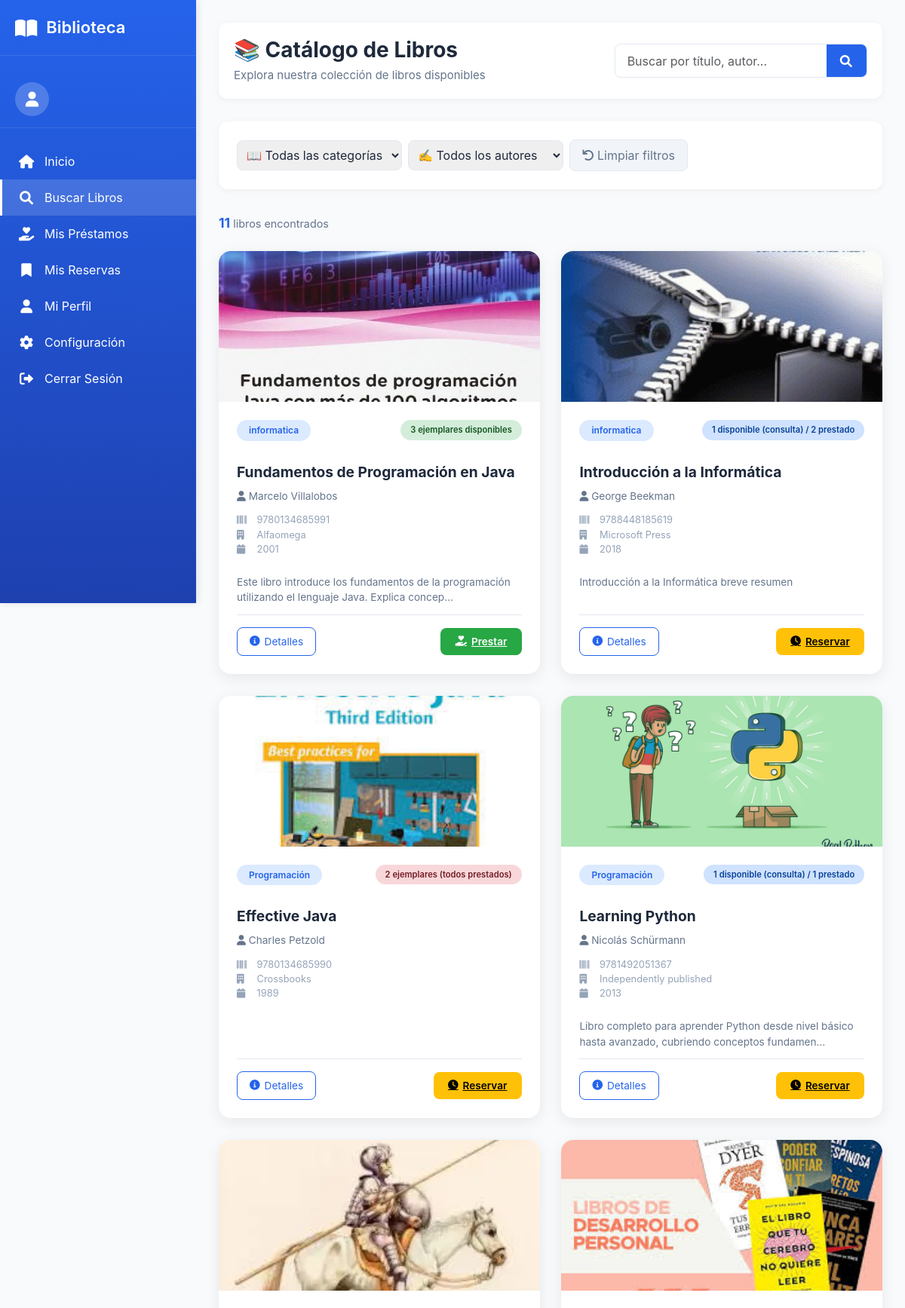
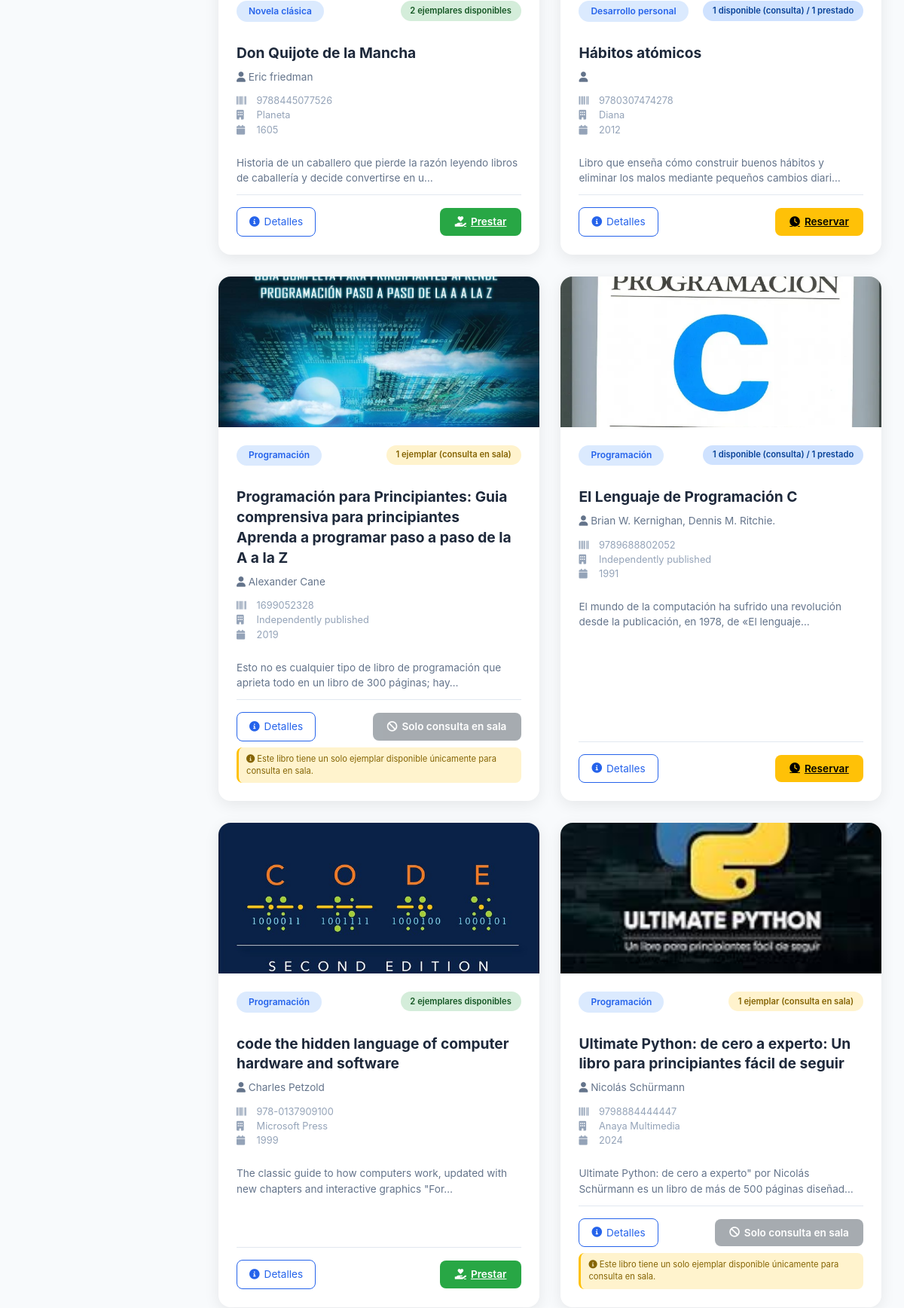
Screenshot of /catalogo/ (upper part) with the database file from the repository (2 pictures, top to bottom).
### catalogo/models.py (models this page shows, shortened)
class Categoria(models.Model):
    nombre = models.CharField(
        max_length=100,
        unique=True,
        verbose_name="Nombre de la categoría"
    )
    class Meta:
        verbose_name = "Categoría"
        verbose_name_plural = "Categorías"
        ordering = ['nombre']

class Libro(models.Model):
    activo = models.BooleanField(default=True, verbose_name="Activo")
    motivo_baja = models.TextField(
        blank=True,
        null=True,
        verbose_name="Motivo de baja"
    )
    isbn = models.CharField(
        max_length=20,
        unique=True,
        verbose_name="ISBN"
    )
    titulo = models.CharField(
        max_length=200,
        verbose_name="Título"
    )
    anio_publicacion = models.IntegerField(
        blank=True,
        null=True,
        verbose_name="Año de publicación"
    )
    descripcion = models.TextField(
        blank=True,
        null=True,
        verbose_name="Descripción / Sinopsis",
        help_text="Breve descripción o sinopsis del libro"
    )
    editorial = models.ForeignKey(
        Editorial,
        on_delete=models.PROTECT,
        verbose_name="Editorial"
    )
    categoria = models.ForeignKey(
        Categoria,
        on_delete=models.PROTECT,
        verbose_name="Categoría"
    )
    autores = models.ManyToManyField(
        Autor,
        through='LibroAutor',
        verbose_name="Autores"
    )
    imagen = models.ImageField(
        upload_to='libros/',
        blank=True,
        null=True,
        verbose_name="Imagen de tapa"
    )
    cantidad_total = models.IntegerField(
        default=0,
        verbose_name="Total de ejemplares"
    )
    inventario_disponible = models.IntegerField(
        default=0,
        verbose_name="Ejemplares disponibles"
    )
    class Meta:
        verbose_name = "Libro"
        verbose_name_plural = "Libros"

class Autor(models.Model):
    nombre = models.CharField(max_length=100)
    apellido = models.CharField(max_length=100)
    class Meta:
        verbose_name = "Autor"
        verbose_name_plural = "Autores"
    @property
    def nombre_completo(self):
        return f"{self.nombre} {self.apellido}"

class Editorial(models.Model):
    nombre = models.CharField(
        max_length=100,
        unique=True,
        verbose_name="Nombre de la editorial"
    )
    class Meta:
        verbose_name = "Editorial"
        verbose_name_plural = "Editoriales"

### catalogo/views.py (the view)
# urls.py: path('', views.catalogo_lista, name='catalogo_lista'),
def catalogo_lista(request):
    libros = Libro.objects.filter(
        activo=True,
        ejemplares__isnull=False
    ).distinct().order_by('-id')
    categorias = Categoria.objects.all()
    autores = Autor.objects.all()
    categoria_id = request.GET.get('categoria')
    autor_id = request.GET.get('autor')
    busqueda = request.GET.get('q')
    if categoria_id:
        libros = libros.filter(categoria_id=categoria_id)
    if autor_id:
        libros = libros.filter(autores__id=autor_id)
    if busqueda:
        libros = libros.filter(titulo__icontains=busqueda) | \
                 libros.filter(autores__nombre__icontains=busqueda) | \
                 libros.filter(autores__apellido__icontains=busqueda)
    libros_con_stock = []
    for libro in libros:
        total = Ejemplar.objects.filter(libro=libro).count()
        disponibles = Ejemplar.objects.filter(libro=libro, disponibilidad='DISPONIBLE').count()
        libro_data = {
            'id': libro.id,
            'isbn': libro.isbn,
            'titulo': libro.titulo,
            'anio_publicacion': libro.anio_publicacion,
            'descripcion': libro.descripcion,
            'editorial': libro.editorial,
            'categoria': libro.categoria,
            'autores': libro.autores.all(),
            'imagen': libro.imagen,
            'ejemplares_totales': total,
            'ejemplares_disponibles': disponibles,
            'total_ejemplares': total,
            'primer_ejemplar_disponible': Ejemplar.objects.filter(
                libro=libro,
                disponibilidad='DISPONIBLE'
            ).first(),
            'activo': libro.activo,
        }
        libros_con_stock.append(libro_data)
    context = {
        'libros': libros_con_stock,
        'categorias': categorias,
        'autores': autores,
    }
    return render(request, 'catalogo/lista.html', context)

### templates/catalogo/lista.html (shortened to what this page needs)
{% extends 'base/menu_usuario.html' %}
{% load static %}
{% block main_content %}
<div class="content-header">
    <div class="page-title">
        <h1>📚 Catálogo de Libros</h1>
        <p>Explora nuestra colección de libros disponibles</p>
    </div>
    <div class="search-box">
        <form method="get" class="d-flex">
            <div class="input-group">
                <input type="text" name="q" class="form-control" placeholder="Buscar por título, autor..." value="{{ request.GET.q }}">
                <button type="submit">
                    <i class="fas fa-search"></i>
                </button>
            </div>
        </form>
    </div>
</div>
<div class="filtros-container">
    <form method="get" id="filtros-form" class="d-flex gap-2 flex-wrap align-items-center w-100">
        <select name="categoria" class="filtro-select" onchange="this.form.submit()">
            <option value="">📖 Todas las categorías</option>
        </select>
        <select name="autor" class="filtro-select" onchange="this.form.submit()">
            <option value="">✍️ Todos los autores</option>
        </select>
        <a href="{% url 'catalogo_lista' %}" class="btn-limpiar">
            <i class="fas fa-undo me-1"></i>Limpiar filtros
        </a>
    </form>
</div>
<div class="result-count">
    <strong>{{ libros|length }}</strong> libros encontrados
</div>
<div class="libros-grid">
    {% for libro in libros %}
        <div class="card-libro">
            {% if libro.imagen %}
                <img src="{{ libro.imagen.url }}" class="card-img-top" alt="{{ libro.titulo }}">
            {% else %}
                <img src="https://via.placeholder.com/350x200?text=Sin+imagen" class="card-img-top" alt="Sin imagen">
            {% endif %}
            <div class="card-body">
                <div class="d-flex justify-content-between align-items-start mb-3">
                    <span class="categoria-badge">{{ libro.categoria.nombre }}</span>
                    {% if libro.total_ejemplares >= 2 %}
                        {% if libro.ejemplares_disponibles >= 2 %}
                            <span class="stock-badge stock-disponible">{{ libro.ejemplares_disponibles }} ejemplares disponibles</span>
                        {% elif libro.ejemplares_disponibles == 1 %}
                            <span class="stock-badge stock-prestado">1 disponible (consulta) / {{ libro.total_ejemplares|add:"-1" }} prestado</span>
                        {% else %}
                            <span class="stock-badge stock-no">{{ libro.total_ejemplares }} ejemplares (todos prestados)</span>
                        {% endif %}
                    {% elif libro.total_ejemplares == 1 %}
                        {% if libro.ejemplares_disponibles > 0 %}
                            <span class="stock-badge stock-consulta">1 ejemplar (consulta en sala)</span>
                        {% else %}
                            <span class="stock-badge stock-no">1 ejemplar (prestado - reservar)</span>
                        {% endif %}
                    {% else %}
                        <span class="stock-badge stock-no">Sin ejemplares</span>
                    {% endif %}
                </div>
                <h3 class="card-title">{{ libro.titulo }}</h3>
                <div class="card-autores">
                    <i class="fas fa-user"></i>
                    {% for autor in libro.autores %}
                        {{ autor.nombre_completo }}{% if not forloop.last %}, {% endif %}
                    {% endfor %}
                </div>
                <div class="card-detalles">
                    <div><i class="fas fa-barcode"></i> {{ libro.isbn }}</div>
                    <div><i class="fas fa-building"></i> {{ libro.editorial.nombre }}</div>
                    {% if libro.anio_publicacion %}
                        <div><i class="fas fa-calendar"></i> {{ libro.anio_publicacion }}</div>
                    {% endif %}
                </div>
                {% if libro.descripcion %}
                    <div class="descripcion-corta">
                        {{ libro.descripcion|truncatechars:100 }}
                    </div>
                {% endif %}
                <div class="acciones-container">
                    <a href="{% url 'catalogo_detalle' libro.id %}" class="btn-detalles">
                        <i class="fas fa-info-circle"></i> Detalles
                    </a>
                    {% if libro.ejemplares_disponibles >= 2 %}
                        {% if libro.primer_ejemplar_disponible %}
                            <a href="{% url 'registrar_prestamo_usuario' libro.primer_ejemplar_disponible.id %}" class="btn-prestar">
                                <i class="fas fa-hand-holding-heart"></i> Prestar
                            </a>
                        {% endif %}
                    {% elif libro.ejemplares_disponibles == 1 and libro.total_ejemplares >= 2 %}
                        <a href="{% url 'reservar_libro' libro.id %}" class="btn-reservar">
                            <i class="fas fa-clock"></i> Reservar
                        </a>
                    {% elif libro.ejemplares_disponibles == 0 and libro.total_ejemplares >= 1 %}
                        <a href="{% url 'reservar_libro' libro.id %}" class="btn-reservar">
                            <i class="fas fa-clock"></i> Reservar
                        </a>
                    {% elif libro.total_ejemplares == 1 and libro.ejemplares_disponibles == 1 %}
                        <button class="btn-deshabilitado">
                            <i class="fas fa-ban"></i> Solo consulta en sala
                        </button>
                    {% else %}
                        <button class="btn-deshabilitado">
                            <i class="fas fa-ban"></i> No disponible
                        </button>
                    {% endif %}
                </div>
                {% if libro.total_ejemplares == 1 and libro.ejemplares_disponibles == 1 %}
                    <div class="mensaje-consulta mt-2">
                        <i class="fas fa-info-circle"></i>
                        Este libro tiene un solo ejemplar disponible únicamente para consulta en sala.
                    </div>
                {% endif %}
            </div>
        </div>
    {% empty %}
        <div class="text-center py-5" style="grid-column: 1/-1;">
            <i class="fas fa-book-open" style="font-size: 4rem; color: #ccc;"></i>
            <h3 class="mt-3">No se encontraron libros</h3>
            <p class="text-muted">Probá con otros filtros o términos de búsqueda</p>
        </div>
    {% endfor %}
</div>
{% endblock %}

### templates/base/menu_usuario.html (style rules this page uses)
:root { --primary-blue: #2563eb; --dark-blue: #1e40af; --light-blue: #dbeafe; --text-dark: #1e293b; --text-light: #64748b; --sidebar-width: 260px; }
* { margin: 0; padding: 0; box-sizing: border-box; }
body { background-color: #f8fafc; font-family: 'Inter', -apple-system, BlinkMacSystemFont, sans-serif; color: var(--text-dark); display: flex; min-height: 100vh; }
.content-header { display: flex; justify-content: space-between; align-items: center; margin-bottom: 30px; background: white; padding: 20px; border-radius: 12px; box-shadow: 0 2px 10px rgba(0,0,0,0.05); }
.page-title h1 { font-size: 28px; font-weight: 700; color: var(--text-dark); margin-bottom: 5px; }
.page-title p { color: var(--text-light); font-size: 15px; margin: 0; }

### templates/catalogo/lista.html (style rules this page uses)
.search-box { max-width: 400px; }
.search-box .input-group { border-radius: 8px; overflow: hidden; border: 1px solid #e2e8f0; }
.search-box input { border: none; padding: 0.6rem 1rem; }
.search-box button { background: var(--primary-blue); color: white; border: none; padding: 0.6rem 1.2rem; }
.filtros-container { display: flex; gap: 1rem; flex-wrap: wrap; align-items: center; background: white; padding: 1.5rem; border-radius: 12px; margin-bottom: 2rem; box-shadow: 0 2px 10px rgba(0,0,0,0.05); }
.filtro-select { min-width: 200px; padding: 0.5rem; border: 1px solid #e2e8f0; border-radius: 8px; color: var(--text-dark); }
.btn-limpiar { background: #f1f5f9; color: var(--text-light); border: 1px solid #e2e8f0; padding: 0.5rem 1rem; border-radius: 8px; text-decoration: none; transition: all 0.3s; }
.libros-grid { display: grid; grid-template-columns: repeat(auto-fill, minmax(350px, 1fr)); gap: 1.8rem; margin-top: 1.5rem; }
.card-libro { border: none; border-radius: 16px; box-shadow: 0 5px 20px rgba(0,0,0,0.08); transition: all 0.3s; background: white; overflow: hidden; display: flex; flex-direction: column; }
.card-libro img { width: 100%; height: 200px; object-fit: cover; }
.card-body { padding: 1.5rem; flex: 1; display: flex; flex-direction: column; }
.categoria-badge { background: var(--light-blue); color: var(--primary-blue); padding: 0.3rem 1rem; border-radius: 20px; font-size: 0.75rem; font-weight: 600; display: inline-block; }
.card-title { color: var(--text-dark); font-weight: 700; margin: 0.75rem 0 0.5rem; font-size: 1.2rem; line-height: 1.4; }
.card-autores { color: var(--text-light); font-size: 0.85rem; margin-bottom: 0.75rem; }
.card-detalles { font-size: 0.8rem; color: #94a3b8; margin-bottom: 0.75rem; }
.card-detalles i { width: 18px; margin-right: 5px; }
.descripcion-corta { font-size: 0.85rem; color: var(--text-light); margin: 0.75rem 0; line-height: 1.5; }
.btn-detalles { background: white; border: 1px solid var(--primary-blue); color: var(--primary-blue); padding: 0.5rem 1rem; border-radius: 8px; text-decoration: none; font-size: 0.85rem; transition: all 0.3s; display: inline-flex; align-items: center; gap: 6px; }
.btn-prestar { background: #28a745; color: white; border: none; padding: 0.5rem 1.2rem; border-radius: 8px; font-weight: 600; font-size: 0.85rem; transition: all 0.3s; display: inline-flex; align-items: center; gap: 6px; }
.btn-reservar { background: #ffc107; color: #000; border: none; padding: 0.5rem 1.2rem; border-radius: 8px; font-weight: 600; font-size: 0.85rem; transition: all 0.3s; display: inline-flex; align-items: center; gap: 6px; }
.result-count { color: var(--text-light); margin-bottom: 1rem; font-size: 0.9rem; }
.result-count strong { color: var(--primary-blue); font-size: 1.1rem; }
.mensaje-consulta { font-size: 0.7rem; color: #856404; background: #fff3cd; padding: 8px 10px; border-radius: 8px; margin-top: 8px; border-left: 3px solid #ffc107; line-height: 1.4; }
.acciones-container { margin-top: auto; padding-top: 1rem; border-top: 1px solid #e2e8f0; display: flex; justify-content: space-between; align-items: center; flex-wrap: wrap; gap: 10px; }
.stock-badge { font-size: 0.7rem; font-weight: 600; padding: 0.3rem 0.8rem; border-radius: 20px; }
.stock-disponible { background: #d4edda; color: #155724; }
.stock-consulta { background: #fff3cd; color: #856404; }
.stock-prestado { background: #cfe2ff; color: #084298; }
.stock-no { background: #f8d7da; color: #721c24; }
.btn-deshabilitado { background: #6c757d; color: white; border: none; padding: 0.5rem 1.2rem; border-radius: 8px; font-weight: 600; font-size: 0.85rem; opacity: 0.6; cursor: not-allowed; display: inline-flex; align-items: center; gap: 6px; }

### rows the page displays
Categoria: categoria.nombre "informatica" "informatica"
Libro: titulo "Fundamentos de Programación en Java", isbn "9780134685991", descripcion "Este libro introduce los fundamentos de la programación utilizando el lenguaje Java. Explica concep…"
Autor: nombre_completo "Marcelo Villalobos"
Editorial: editorial.nombre "Alfaomega"
Libro: titulo "Introducción a la Informática", isbn "9788448185619", descripcion "Introducción a la Informática breve resumen"
Autor: nombre_completo "George Beekman"
Editorial: editorial.nombre "Microsoft Press" "Microsoft Press"
Categoria: categoria.nombre "Programación" "Programación" "Programación" "Programación" "Programación" "Programación"
Libro: titulo "Effective Java", isbn "9780134685990"
Autor: nombre_completo "Charles Petzold"
Editorial: editorial.nombre "Crossbooks"
Libro: titulo "Learning Python", isbn "9781492051367", descripcion "Libro completo para aprender Python desde nivel básico hasta avanzado, cubriendo conceptos fundamen…"
Autor: nombre_completo "Nicolás Schürmann"
Editorial: editorial.nombre "Independently published" "Independently published" "Independently published"
Categoria: categoria.nombre "Novela clásica"
Libro: titulo "Don Quijote de la Mancha", isbn "9788445077526", descripcion "Historia de un caballero que pierde la razón leyendo libros de caballería y decide convertirse en u…"
Autor: nombre_completo "Eric friedman"
Editorial: editorial.nombre "Planeta"
Categoria: categoria.nombre "Desarrollo personal"
Libro: titulo "Hábitos atómicos", isbn "9780307474278", descripcion "Libro que enseña cómo construir buenos hábitos y eliminar los malos mediante pequeños cambios diari…"
Editorial: editorial.nombre "Diana"
Libro: titulo "Programación para Principiantes: Guia comprensiva para principiantes Aprenda a programar paso a paso de la A a la Z", isbn "1699052328", descripcion "Esto no es cualquier tipo de libro de programación que aprieta todo en un libro de 300 páginas; hay…"
Autor: nombre_completo "Alexander Cane"
Libro: imagen "libros/1.webp" (drawn), titulo "El Lenguaje de Programación C", isbn "9789688802052", descripcion "El mundo de la computación ha sufrido una revolución desde la publicación, en 1978, de «El lenguaje…"
Autor: nombre_completo "Brian W. Kernighan"
Autor: nombre_completo "Dennis M. Ritchie."
Libro: titulo "code the hidden language of computer hardware and software", isbn "978-0137909100", descripcion "The classic guide to how computers work, updated with new chapters and interactive graphics \"For…"
Libro: titulo "Ultimate Python: de cero a experto: Un libro para principiantes fácil de seguir", isbn "9798884444447", descripcion "Ultimate Python: de cero a experto\" por Nicolás Schürmann es un libro de más de 500 páginas diseñad…"
Editorial: editorial.nombre "Anaya Multimedia"

### other values shown
{{ libros|length }} "11"
{{ libro.ejemplares_disponibles }} "3" "2" "2"
{{ libro.anio_publicacion }} "2001" "2018" "1989" "2013" "1605" "2012" "2019" "1991" "1999" "2024"
{{ libro.total_ejemplares|add:"-1" }} "2" "1" "1" "1"
{{ libro.total_ejemplares }} "2"
